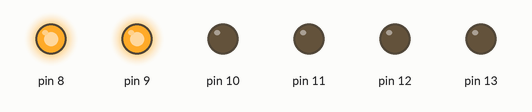
A sketch run on a simulated Arduino Uno, built with avr-gcc and run on an emulated ATmega328P. Shown: output pins drawn as LEDs (lit = HIGH).

Above: at 0.3 s.
At 0.7 s:
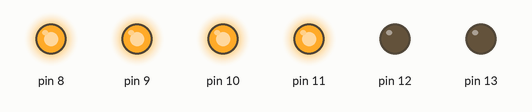
At 1.1 s:
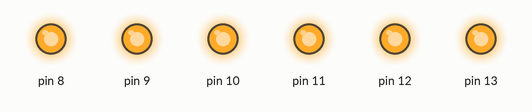
At 2.1 s:
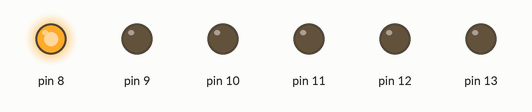
At 3.3 s:
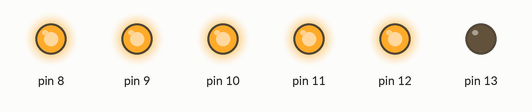
At 4.5 s:
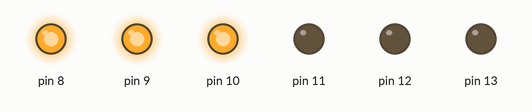
Timing chart, 0 to 4.8 s (numbered marks = the images above):
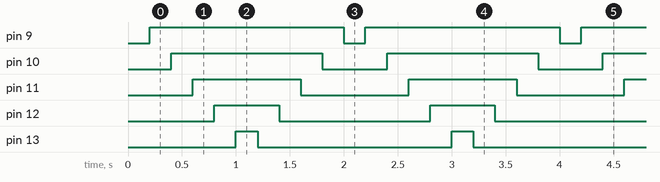

The sketch:

G01_P06_LED_FILL_LEFT.ino
```cpp
/*
   Board: Arduino UNO

   Poject Description: First LED at RIGHT ON wait 200ms then
   one after another goes ON when it reach
   the last LED they goes one after another OFF.

   url: https://github.com/sfad/arduino_projects
*/

bool forward = true;  // initial state from Left to Right.

void setup() {
    DDRB = 0b00111111;      // set pins 0-6 of PORT B as OUTPUT
    digitalWrite(8, HIGH);  // set pin #13 to HIGH
    delay(200);             // wait for 200ms (0.2 second)
}

void loop() {
    PORTB = forward ? PORTB << 1 | 1
                    : PORTB >> 1;  // is forward shift left and set the first
                                   // bit otherwise shift right.
    delay(200);                    // wait for 200ms (0.2 second)
    forward =
        PORTB == 0x3F || PORTB == 1
            ? !forward
            : forward;  // is reach either end switch direction or don't change
}
```

Measured:
- by itself, pin 9: alternates HIGH for 1.8 s and LOW for 0.20 s
- by itself, pin 10: alternates HIGH for 1.4 s and LOW for 0.60 s
- by itself, pin 11: alternates HIGH for 1.0 s and LOW for 1.0 s
- by itself, pin 12: alternates HIGH for 0.60 s and LOW for 1.4 s
- by itself, pin 13: alternates HIGH for 0.20 s and LOW for 1.8 s
